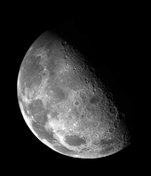
%> input picture source-code-and-exe/HW2_test_image/blurry_moon.tif, 151 x 176 px, shrunk from 466 x 540 before the run
$ octave main.m   (GNU Octave 9; MATLAB toolbox functions it lacks are replaced by stand-ins)
%> lines starting %> are read from the running program, lines starting %| are printed output that depends on the picture; in (x1, y1, x2, y2) boxes, pixels count from 0 and x2, y2 are one past the last pixel; in counts of white or black regions, pixels touching at a corner belong together; the program's own positions count from 1
### source-code-and-exe/laplacianSpatial.m
function [outim] = laplacianSpatial(im)
outim = zeros(size(im), "uint8");

[M,N] = size(im);

extendim = zeros([M+2,N+2], "uint32");

for i=1:M
    for j=1:N
        extendim(i+1,j+1) = uint32(im(i,j));
    end
end

for i=1:M
    for j=1:N
        outim(i,j) = uint8( 5*extendim(i+1,j+1) - extendim(i+2,j+1) - extendim(i,j+1) - extendim(i+1,j+2) - extendim(i+1,j) );
    end
end

end

### source-code-and-exe/unsharpSpatial.m
function [outim] = unsharpSpatial(im)
outim = zeros(size(im), "uint8");

[M,N] = size(im);

extendim = zeros([M+4,N+4], "uint32");

blurim = zeros([M,N], "uint8");
mask = zeros([M,N], "uint8");

for i=1:M
    for j=1:N
        extendim(i+1,j+1) = uint32(im(i,j));
    end
end

for i=1:M
    for j=1:N
        blurim(i,j) = uint8( (extendim(i,j) + extendim(i,j+1) + extendim(i,j+2) + extendim(i,j+3) + extendim(i,j+4)...
                              + extendim(i+1,j) + extendim(i+1,j+1) + extendim(i+1,j+2) + extendim(i+1,j+3) + extendim(i+1,j+4)...
                              + extendim(i+2,j) + extendim(i+2,j+1) + extendim(i+2,j+2) + extendim(i+2,j+3) + extendim(i+2,j+4)...
                              + extendim(i+3,j) + extendim(i+3,j+1) + extendim(i+3,j+2) + extendim(i+3,j+3) + extendim(i+3,j+4)...
                              + extendim(i+4,j) + extendim(i+4,j+1) + extendim(i+4,j+2) + extendim(i+4,j+3) + extendim(i+4,j+4)) / 25 );
    end
end

for i=1:M
    for j=1:N
        mask(i,j) = im(i,j) - blurim(i,j);
    end
end

for i=1:M
    for j=1:N
        outim(i,j) = im(i,j) + mask(i,j);
    end
end

end

### source-code-and-exe/hbSpatial.m
function [outim] = hbSpatial(im)
outim = zeros(size(im), "uint8");

A = 2;

[M,N] = size(im);

extendim = zeros([M+2,N+2], "uint32");

for i=1:M
    for j=1:N
        extendim(i+1,j+1) = uint32(im(i,j));
    end
end

for i=1:M
    for j=1:N
        outim(i,j) = uint8( (A+8)*extendim(i+1,j+1) - extendim(i,j) - extendim(i,j+1) - extendim(i,j+2) - extendim(i+1,j) - extendim(i+1,j+2) - extendim(i+2,j) - extendim(i+2,j+1) - extendim(i+2,j+2) );
    end
end

end

### source-code-and-exe/laplacianFreq.m
function [outImg] = laplacianFreq(img)

% convert to 0~1 double type value
imgDouble = im2double(img);

% m x n: the size of the image
[m,n] = size(imgDouble);

%%% padding image to 2x of max(m,n) => prevent undersampling

% preparing padded image variable
paddedImg = zeros(2*max(m,n),2*max(m,n));

% p x q: the size of the padding image
[p,q] = size(paddedImg);

% appdending the original image to paddingImg
for i = 1:p
    for j = 1:q
        if i <= m && j<= n
            paddedImg(i,j) = imgDouble(i,j);
        else
            paddedImg(i,j) = 0;
        end
    end
end

% preparing pre-process image variable
preProcessImg = zeros(p,q);

% Multiplying the padded image with (-1)^(x+y)
for i = 1:p
    for j = 1:q
        preProcessImg(i,j) = paddedImg(i,j).*(-1).^(i + j);
    end
end

% perform DFT to transform image to frequency domain
imgInFD = fft2(preProcessImg);

% generate
[x,y] = freqspace(p,'meshgrid');

% constructing Laplacian enhancing filter function
H = zeros(p,q);
for i = 1:p
    for j = 1:q
        H(i,j) = ( 1 + 4.*(pi.^2).*(x(i,j).^2 + y(i,j).^2) );
    end
end

% perform filtering!
filteredImgInFD = imgInFD.*H;

% inverse DFT
ifftImg = ifft2(filteredImgInFD);

% Multiplying the inversed image with (-1)^(x+y)
postProcessImg = zeros(p,q);
for i = 1:p
    for j = 1:q
        postProcessImg(i,j) = ifftImg(i,j).*((-1).^(i+j));
    end
end

% remove padding
out = zeros(m,n);
for i = 1:m
    for j = 1:n
        out(i,j) = postProcessImg(i,j);
    end
end

% convert to 0~255 gray level
outImg = uint8(out.*255);

end

### source-code-and-exe/hbFreq.m
function [outImg] = hbFreq(img)

% convert to 0~1 double type value
imgDouble = im2double(img);

% m x n: the size of the image
[m,n] = size(imgDouble);

%%% padding image to 2x of max(m,n) => prevent undersampling

% preparing padded image variable
paddedImg = zeros(2*max(m,n),2*max(m,n));

% p x q: the size of the padding image
[p,q] = size(paddedImg);

% appdending the original image to paddingImg
for i = 1:p
    for j = 1:q
        if i <= m && j<= n
            paddedImg(i,j) = imgDouble(i,j);
        else
            paddedImg(i,j) = 0;
        end
    end
end

% preparing pre-process image variable
preProcessImg = zeros(p,q);

% Multiplying the padded image with (-1)^(x+y)
for i = 1:p
    for j = 1:q
        preProcessImg(i,j) = paddedImg(i,j).*(-1).^(i + j);
    end
end

% perform DFT to transform image to frequency domain
imgInFD = fft2(preProcessImg);

% generate
[x,y] = freqspace(p,'meshgrid');

% constructing ideal highpass filter
IHPF = zeros(p,q);
for i = 1:p
    for j = 1:q
        if sqrt(x(i,j).^2 + y(i,j).^2) <= 0.4 % cut-off frequency
            IHPF(i,j) = 0;
        else
            IHPF(i,j) = 1;
        end
    end
end

% constructing high-boost filter function
A = 3;
H = zeros(p,q);
for i = 1:p
    for j = 1:q
        H(i,j) = (A-1) + IHPF(i,j);
    end
end

% perform filtering!
filteredImgInFD = imgInFD.*H;

% inverse DFT
ifftImg = ifft2(filteredImgInFD);

% Multiplying the inversed image with (-1)^(x+y)
postProcessImg = zeros(p,q);
for i = 1:p
    for j = 1:q
        postProcessImg(i,j) = ifftImg(i,j).*((-1).^(i+j));
    end
end

% remove padding
out = zeros(m,n);
for i = 1:m
    for j = 1:n
        out(i,j) = postProcessImg(i,j);
    end
end

% convert to 0~255 gray level
outImg = uint8(out.*255);

end

### source-code-and-exe/main.m
% blurry_moon
[im,map] = imread("HW2_test_image\blurry_moon.tif","tif");
%> im is the input picture: size 176x151 uint8; min 0, max 255, mean 42.7
%> map = []
imgray = im;
imgrayuint = uint8(imgray);

lapSpa = laplacianSpatial(imgrayuint);
unsSpa = unsharpSpatial(imgrayuint);
hbSpa = hbSpatial(imgrayuint);
lapFreq = laplacianFreq(imgrayuint);
%> after the loop in laplacianFreq, `for i = 1:p`:
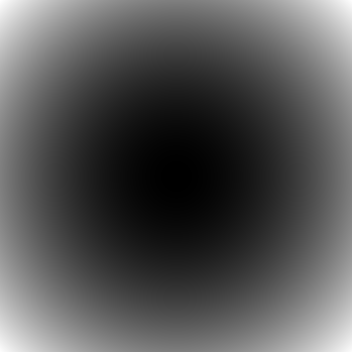
%> H: size 352x352 double; min 1, max 79.96, mean 27.3; drawn with min black and max white
hbFreqV = hbFreq(imgrayuint);
%> after the loop in hbFreq, `for i = 1:p`:
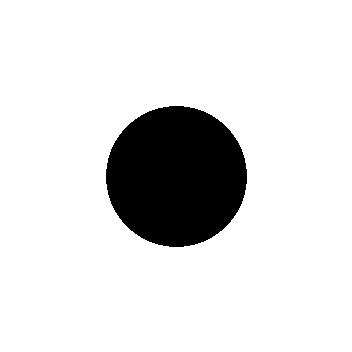
%> IHPF: size 352x352 double; values 0 (black) and 1 (white), 87.4% white; 1 black region, box (x1, y1, x2, y2) and area: (106, 106, 247, 247) 15581

figure(Name='blurry_moon');
subplot(3,3,2), imshow(imgrayuint), title('original');
subplot(3,3,4), imshow(lapSpa), title('Laplacian (spatial)');
subplot(3,3,5), imshow(unsSpa), title('unsharp masking (spatial)');
subplot(3,3,6), imshow(hbSpa), title('high-boost filtering (spatial)');
subplot(3,3,7), imshow(lapFreq), title('Laplacian (frequency)');
subplot(3,3,8), imshow([0]), title('unsharp masking only apply in spatial domain');
subplot(3,3,9), imshow(hbFreqV), title('high-boost filtering (frequency)');

clear;

% skeleton_orig
[im,map] = imread("HW2_test_image\skeleton_orig.bmp","bmp");
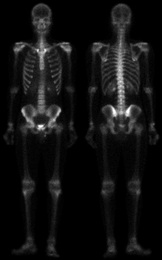
%> input picture source-code-and-exe/HW2_test_image/skeleton_orig.bmp, 162 x 260 px, shrunk from 500 x 800 before the run
%> im is the input picture: size 260x162x3 uint8; min 0, max 255, mean 16.9
imgray = rgb2gray(im);
imgrayuint = uint8(imgray);

lapSpa = laplacianSpatial(imgrayuint);
unsSpa = unsharpSpatial(imgrayuint);
hbSpa = hbSpatial(imgrayuint);
lapFreq = laplacianFreq(imgrayuint);
%> after the loop in laplacianFreq (call 2), `for i = 1:p`:
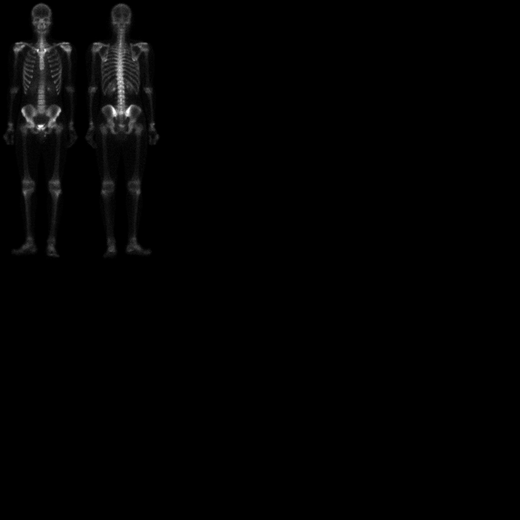
%> paddedImg: size 520x520 double; min 0, max 1, mean 0.0103
%> after the loop in laplacianFreq (call 2), `for i = 1:p`:
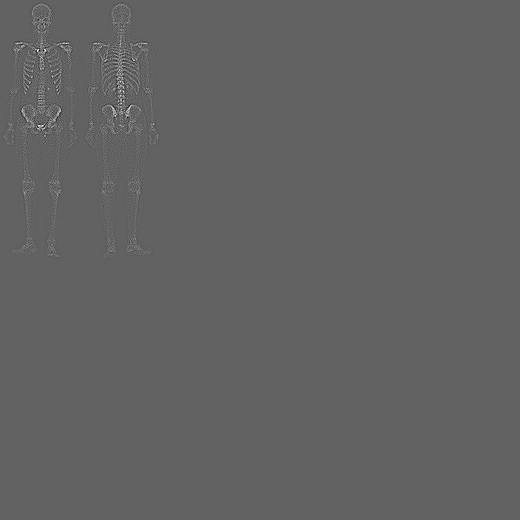
%> postProcessImg: size 520x520 double; min -3.35, max 5.34, mean 0.0103; drawn with min black and max white
%> after the loop in laplacianFreq (call 2), `for i = 1:m`:
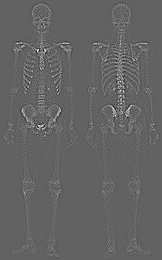
%> out: size 260x162 double; min -3.35, max 5.34, mean 0.0664; drawn with min black and max white
hbFreqV = hbFreq(imgrayuint);
%> after the loop in hbFreq (call 2), `for i = 1:p`: IHPF: size 520x520 double; values 0 (black) and 1 (white), 87.4% white; 1 black region, box (x1, y1, x2, y2) and area: (156, 156, 365, 365) 33949

figure(Name='skeleton_orig');
subplot(3,3,2), imshow(imgrayuint), title('original');
subplot(3,3,4), imshow(lapSpa), title('Laplacian (spatial)');
subplot(3,3,5), imshow(unsSpa), title('unsharp masking (spatial)');
subplot(3,3,6), imshow(hbSpa), title('high-boost filtering (spatial)');
subplot(3,3,7), imshow(lapFreq), title('Laplacian (frequency)');
subplot(3,3,8), imshow([0]), title('unsharp masking only apply in spatial domain');
subplot(3,3,9), imshow(hbFreqV), title('high-boost filtering (frequency)');
%> after `title('high-boost filtering (frequency)')`:
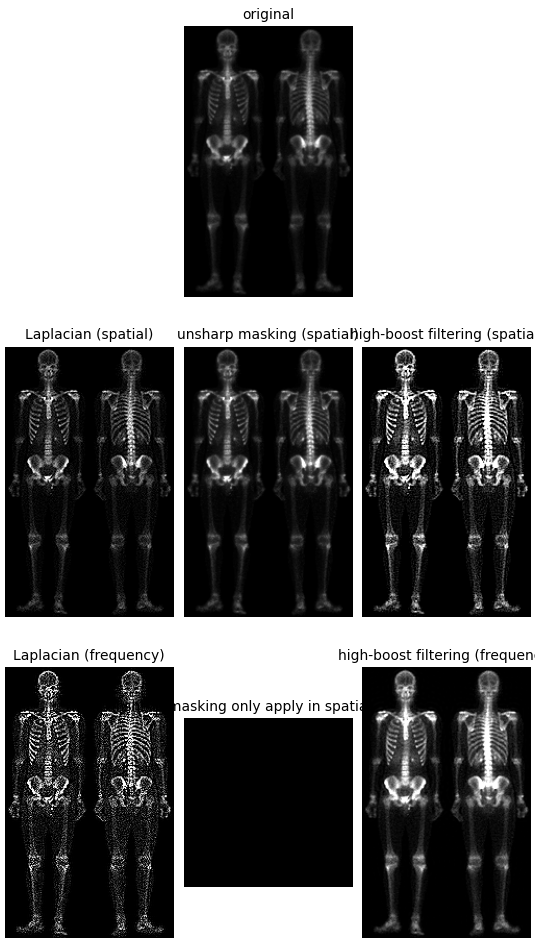
%> figure redrawn from the program's plot data, 7 panels
